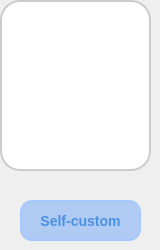
         <widget class="QWidget" name="widget_62" native="true">
          <widget class="QLabel" name="label_181">
           <property name="geometry">
            <rect>
             <x>0</x>
             <y>0</y>
             <width>151</width>
             <height>171</height>
            </rect>
           </property>
           <property name="styleSheet">
            <string notr="true">border-radius: 20px; /* Bo tròn góc */
border: 2px solid #ccc; /* Viền màu xám */
background-color: white; /* Nền trắng */
</string>
           </property>
           <property name="text">
            <string/>
           </property>
          </widget>
          <widget class="QPushButton" name="buychocolatebalance_79">
           <property name="geometry">
            <rect>
             <x>20</x>
             <y>200</y>
             <width>121</width>
             <height>41</height>
            </rect>
           </property>
           <property name="styleSheet">
            <string notr="true">QPushButton {
    background-color:#AFCBF3; /* Màu xanh nhạt chủ đạo bạn chọn */
    color: #4A90E2; /* Chữ màu xanh đậm để dễ đọc trên nền nhạt */
    border-radius: 12px;
    padding: 10px;
    font-size: 14px;
    font-weight: bold;
    font-family: &quot;Georgia&quot;;
    border: 2px solid #A6C8FF; /* Viền xanh đậm hơn một chút để tạo khối */
}

QPushButton:hover {
    background-color: #A6C8FF; /* Màu đậm hơn khi di chuột vào */
    border: 2px solid #7FAFFF; /* Viền đậm hơn khi hover */
    color: white; /* Chuyển chữ sang trắng để nổi bật */
}

QPushButton:pressed {
    background-color: #7FAFFF; /* Màu đậm nhất khi nhấn giữ nút */
    border: 2px solid #4A90E2;
}</string>
           </property>
           <property name="text">
            <string>Self-custom</string>
           </property>
           <property name="icon">
            <iconset>
             <normaloff>images/3507742_cart_ecommerce_grocery_iconoteka_shop_icon.png</normaloff>images/3507742_cart_ecommerce_grocery_iconoteka_shop_icon.png</iconset>
           </property>
          </widget>
          <widget class="QLabel" name="imagecoffee_78">
           <property name="geometry">
            <rect>
             <x>40</x>
             <y>40</y>
             <width>71</width>
             <height>81</height>
            </rect>
           </property>
           <property name="text">
            <string/>
           </property>
           <property name="pixmap">
            <pixmap>ima/plus.png</pixmap>
           </property>
           <property name="scaledContents">
            <bool>true</bool>
           </property>
          </widget>
          <widget class="QLabel" name="imagecoffee_42">
           <property name="geometry">
            <rect>
             <x>50</x>
             <y>60</y>
             <width>61</width>
             <height>61</height>
            </rect>
           </property>
           <property name="text">
            <string/>
           </property>
           <property name="pixmap">
            <pixmap>../ima/add.png</pixmap>
           </property>
           <property name="scaledContents">
            <bool>true</bool>
           </property>
          </widget>
         </widget>
